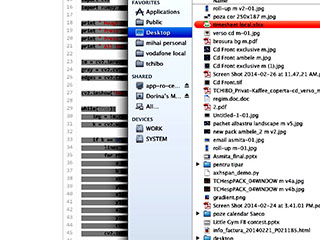
#> input picture gradient2.jpg, 320 x 240 px, given in place of the camera
$ python video2.py   (Python 2 division)
#> lines starting #> are read from the running program, lines starting #| are printed output that depends on the picture; after the words box and inside, x2 and y2 are one past the last pixel; in counts of white or black regions, pixels touching at a corner belong together
import cv2
import numpy as np

def nothing(x):
    pass
cv2.namedWindow('image')
cap = cv2.VideoCapture(0)
ret=cap.set(3, 320)
ret=cap.set(4, 240)
lines=[[[1,2,100,200]]]
cv2.createTrackbar('R','image',427,1000,nothing)
cv2.createTrackbar('G','image',65,1000,nothing)
cv2.createTrackbar('B','image',20,50,nothing)
cv2.createTrackbar('T','image',17,50,nothing)
cv2.createTrackbar('U','image',2,10,nothing)
while(1):
    minLineLength = 100
    maxLineGap = 10

    r = cv2.getTrackbarPos('R','image')
    g = cv2.getTrackbarPos('G','image')
    b = cv2.getTrackbarPos('B','image')
    t = cv2.getTrackbarPos('T','image')
    u = cv2.getTrackbarPos('U','image')

    # Take each frame
    _, frame = cap.read()
#> frame is the input picture: shape (240, 320, 3); mean B, G, R 219.4, 216.5, 217
#    frame = cv2.imread('gradient2.jpg')
    # Convert BGR to HSV
#    hsv = cv2.cvtColor(frame, cv2.COLOR_BGR2GRAY)
    gray = cv2.cvtColor(frame, cv2.COLOR_BGR2GRAY)
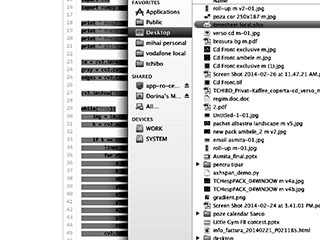
#> gray: shape (240, 320); min 0, max 255, mean 217
#    th3 = cv2.adaptiveThreshold(gray,255,cv2.ADAPTIVE_THRESH_GAUSSIAN_C,cv2.THRESH_BINARY,11,2)
    gray = cv2.GaussianBlur(gray,(3,3),0)
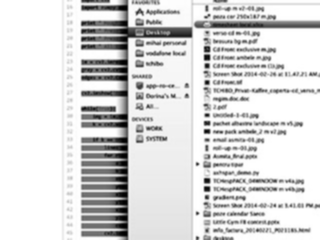
#> gray: shape (240, 320); min 0, max 255, mean 217
    equ = cv2.equalizeHist(gray)
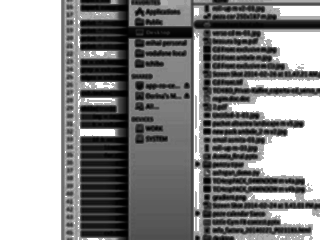
#> equ: shape (240, 320); min 0, max 255, mean 141.3

    edges = cv2.Canny(equ,r,g)
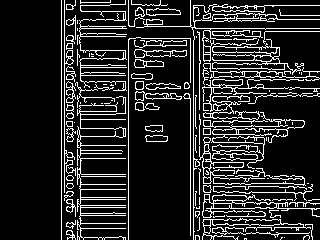
#> edges: shape (240, 320); 15.2% white in thin lines or dots, all inside (x1, y1, x2, y2) = (61, 0, 320, 240)
    # [10 lines of commented-out code are left out]
    lines = cv2.HoughLinesP(edges,1,np.pi/180,b, minLineLength = t, maxLineGap = u)
#> lines = 114 rows, first 6: [61, 239, 61, 0], [128, 25, 128, 0], [190, 235, 190, 98], [193, 239, 193, 40], [210, 134, 210, 110], [77, 184, 77, 138]
    print "o iteratie "
#    if lines[0]:
    try:
        for x1,y1,x2,y2 in lines[0]:
            cv2.line(frame,(x1,y1),(x2,y2),(0,255,0),2)
#> this loop made 1 pass
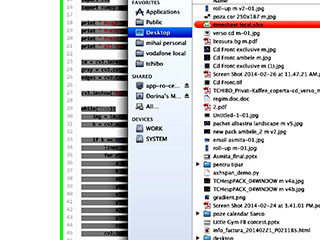
#> frame: shape (240, 320, 3); 0.94% of pixels changed, all inside (x1, y1, x2, y2) = (60, 0, 63, 240)
#    cv2.imshow('houghlines',hsv)

    except:
        print "eroare"
    cv2.imshow('frame',edges)
    cv2.imshow('mask',frame)
    #cv2.imshow('res',th3)
    k = cv2.waitKey(5)
#> (key q is pressed here)
    if k == ord('q'):
        break

cv2.destroyAllWindows()

$ run again, on gradient3.jpg
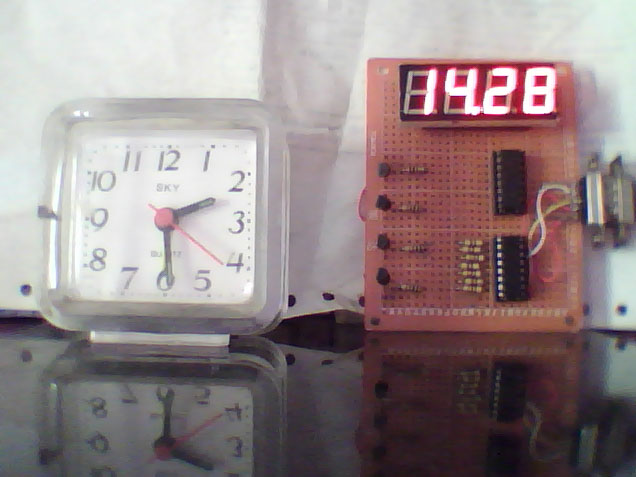
#> input picture gradient3.jpg, 636 x 477 px, given in place of the camera
#> frame is the input picture: shape (477, 636, 3); mean B, G, R 136.7, 135.4, 149.1
#> `edges = cv2.Canny(equ,r,g)`:
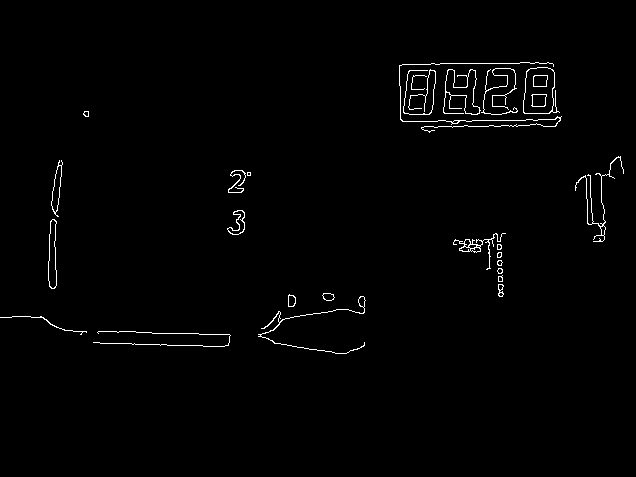
#> edges: shape (477, 636); 1.2% white in thin lines or dots, all inside (x1, y1, x2, y2) = (0, 62, 624, 354)
#> lines = 31 rows, first 6: [440, 63, 519, 63], [152, 333, 183, 333], [468, 126, 488, 126], [402, 121, 445, 120], [57, 210, 61, 168], [143, 344, 166, 344]
#> the loop `for x1,y1,x2,y2 in lines[0]:` made 1 pass
#> after the loop `for x1,y1,x2,y2 in lines[0]:`:
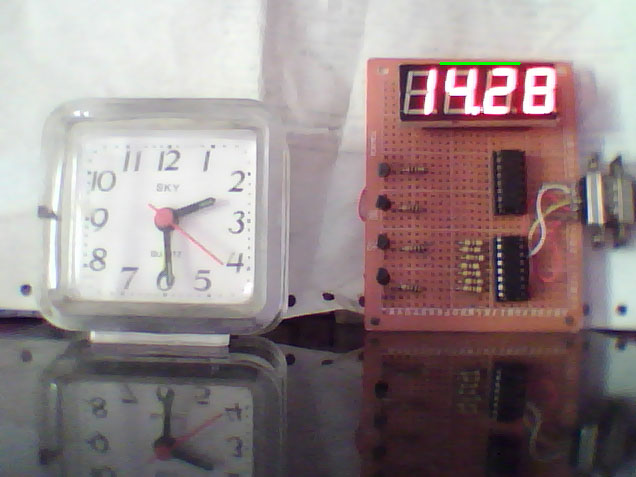
#> frame: shape (477, 636, 3); 0.08% of pixels changed, all inside (x1, y1, x2, y2) = (439, 62, 521, 65)
